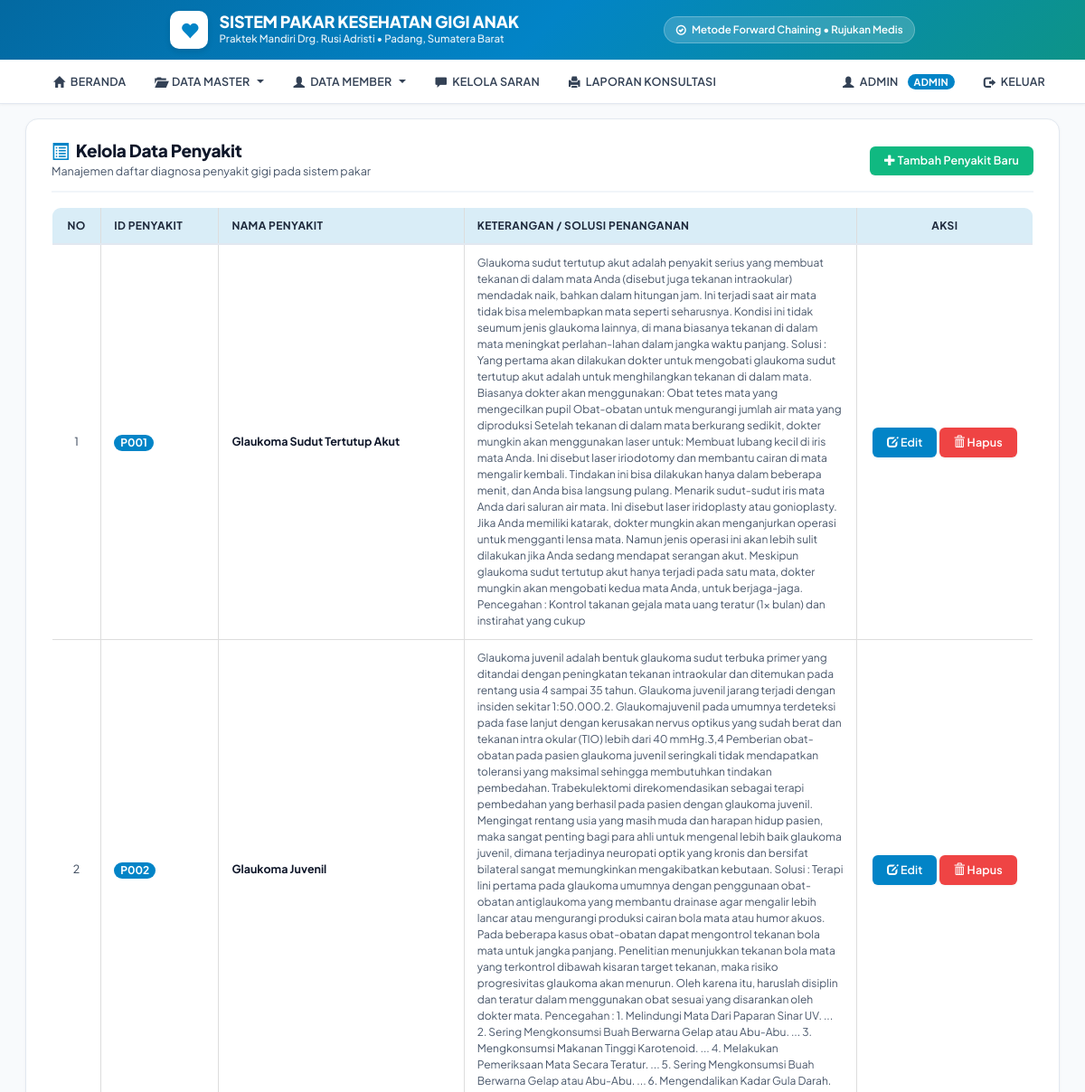
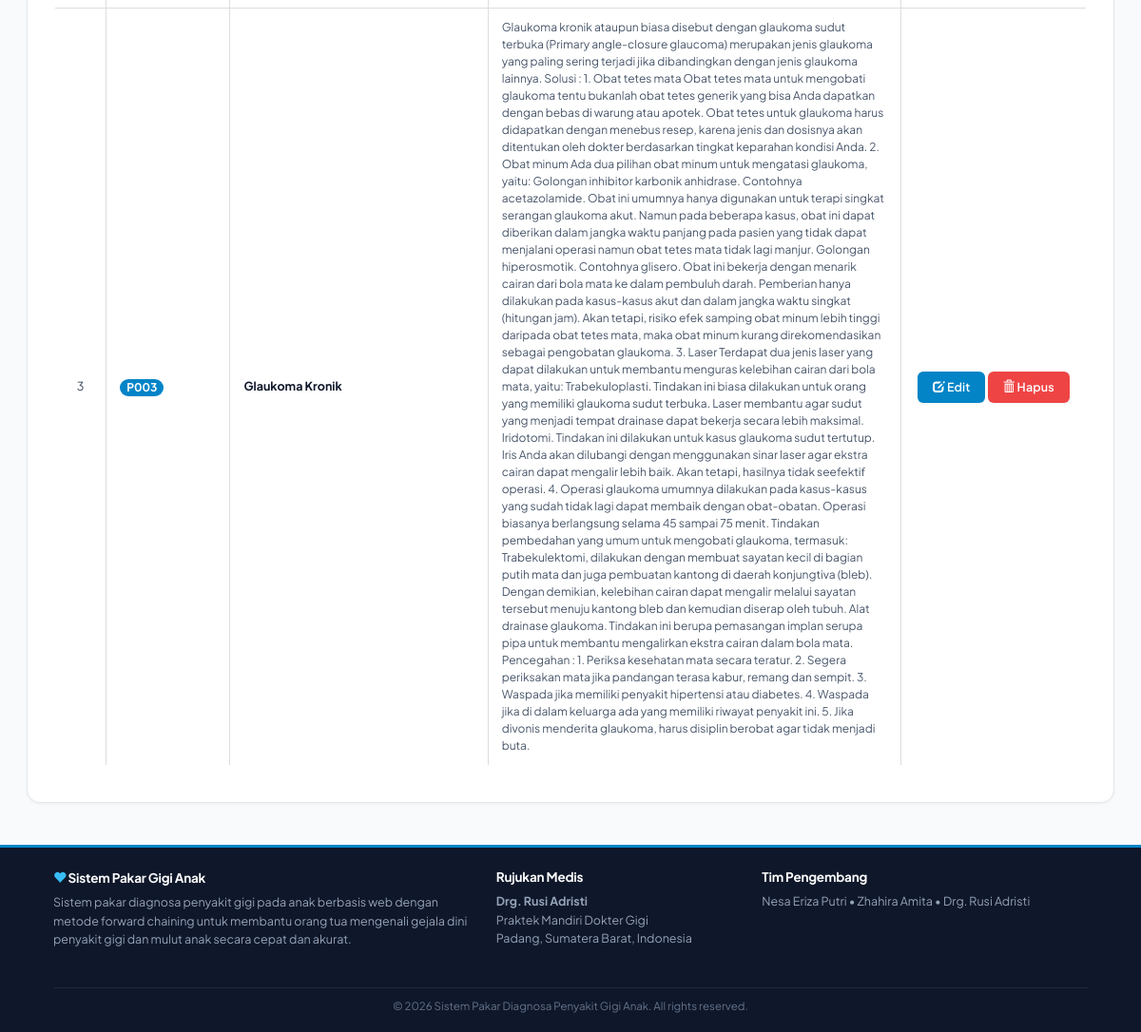
The app's page /kelola_penyakit/penyakit.php (signed in), older data (2 pictures, top to bottom).
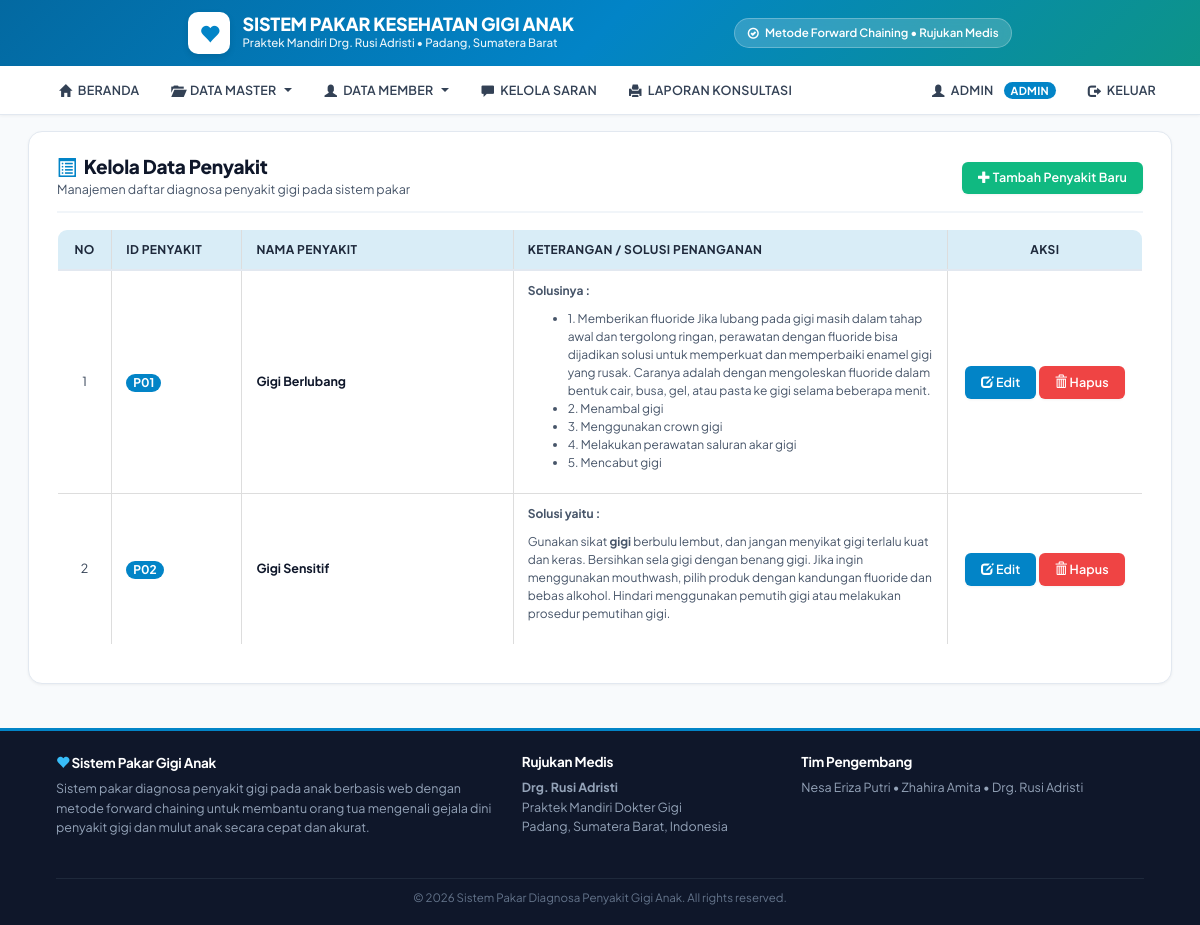
The same page, newer data.
### tables this page shows
CREATE TABLE `penyakit` (
  `id_penyakit` varchar(5) NOT NULL,
  `nm_penyakit` varchar(70) NOT NULL,
  `keterangan` text NOT NULL
);

### kelola_penyakit/penyakit.php (the view, shortened to what this page needs)
<?php
include "../library.php";
?>
<body>
<?php
include "../template/kiri.php";
?>
<div class="page-header-custom">
  <div>
    <h3 class="page-title"><span class="glyphicon glyphicon-list-alt" style="color:var(--primary);"></span> Kelola Data Penyakit</h3>
    <div class="page-subtitle">Manajemen daftar diagnosa penyakit gigi pada sistem pakar</div>
  </div>
  <div>
    <a href="tambah.php" class="btn btn-success">
      <span class="glyphicon glyphicon-plus"></span> Tambah Penyakit Baru
    </a>
  </div>
</div>
<?php
$kueri = mysqli_query($koneksi, "SELECT * FROM penyakit ORDER BY id_penyakit ASC");
$no = 1;
?>
<div class="table-responsive">
  <table class="table table-hover table-bordered">
    <thead>
      <tr class="info">
        <th width="5%" class="text-center">No</th>
        <th width="12%">ID Penyakit</th>
        <th width="25%">Nama Penyakit</th>
        <th>Keterangan / Solusi Penanganan</th>
        <th width="18%" class="text-center">Aksi</th>
      </tr>
    </thead>
    <tbody>
      <?php
      if(mysqli_num_rows($kueri) < 1) {
        echo "<tr><td class='text-center' colspan='5' style='padding:20px;'><strong>Data penyakit kosong...</strong></td></tr>";
      } else {
        while ($isi = mysqli_fetch_array($kueri, MYSQLI_BOTH)){
      ?>
        <tr>
          <td class="text-center"><?php echo $no; ?></td>
          <td><span class="badge" style="background:var(--primary);"><?php echo htmlspecialchars($isi['id_penyakit']); ?></span></td>
          <td><strong style="color:var(--slate-900);"><?php echo htmlspecialchars($isi['nm_penyakit']); ?></strong></td>
          <td style="font-size:12px; color:var(--slate-600); line-height:1.5;">
            <?php echo $isi['keterangan']; ?>
          </td>
          <td class="text-center">
            <a href="edit.php?id_penyakit=<?php echo urlencode($isi['id_penyakit']); ?>" class="btn btn-primary btn-sm">
              <span class="glyphicon glyphicon-edit"></span> Edit
            </a>
            <button type="button" class="btn btn-danger btn-sm" data-toggle="modal" data-target="#konfirmasi<?php echo $isi['id_penyakit']; ?>">
              <span class="glyphicon glyphicon-trash"></span> Hapus
            </button>
          </td>
        </tr>
      <?php
          $no++;
        }
      }
      ?>
    </tbody>
  </table>
</div>
<?php
include "../template/kanan.php";
include "../template/footer.php";
?>

Row changes from the older to the newer data that the page shows:
removed penyakit: id_penyakit "P001", nm_penyakit "Glaukoma Sudut Tertutup Akut", keterangan "Glaukoma sudut tertutup akut adalah penyakit serius yang membuat tekanan di dalam mata Anda (disebut juga tekanan intraokular) mendadak naik, bahkan dalam hitungan jam. Ini terjadi saat air mata tidak bisa melembapkan mata seperti seharusnya. Kondisi ini tidak seumum jenis glaukoma lainnya, di mana biasanya tekanan di dalam mata meningkat perlahan-lahan dalam jangka waktu panjang. Solusi : Yang pertama akan dilakukan dokter untuk mengobati glaukoma sudut tertutup akut adalah untuk menghilangkan tekanan di dalam mata. Biasanya dokter akan menggunakan: Obat tetes mata yang mengecilkan pupil Obat-obatan untuk mengurangi jumlah air mata yang diproduksi Setelah tekanan di dalam mata berkurang…"
removed penyakit: id_penyakit "P002", nm_penyakit "Glaukoma Juvenil", keterangan "Glaukoma juvenil adalah bentuk glaukoma sudut terbuka primer yang ditandai dengan peningkatan tekanan intraokular dan ditemukan pada rentang usia 4 sampai 35 tahun. Glaukoma juvenil jarang terjadi dengan insiden sekitar 1:50.000.2. Glaukomajuvenil pada umumnya terdeteksi pada fase lanjut dengan kerusakan nervus optikus yang sudah berat dan tekanan intra okular (TIO) lebih dari 40 mmHg.3,4 Pemberian obat-obatan pada pasien glaukoma juvenil seringkali tidak mendapatkan toleransi yang maksimal sehingga membutuhkan tindakan pembedahan. Trabekulektomi direkomendasikan sebagai terapi pembedahan yang berhasil pada pasien dengan glaukoma juvenil. Mengingat rentang usia yang masih muda dan harapan…"
removed penyakit: id_penyakit "P003", nm_penyakit "Glaukoma Kronik", keterangan "Glaukoma kronik ataupun biasa disebut dengan glaukoma sudut terbuka (Primary angle-closure glaucoma) merupakan jenis glaukoma yang paling sering terjadi jika dibandingkan dengan jenis glaukoma lainnya. Solusi : 1. Obat tetes mata Obat tetes mata untuk mengobati glaukoma tentu bukanlah obat tetes generik yang bisa Anda dapatkan dengan bebas di warung atau apotek. Obat tetes untuk glaukoma harus didapatkan dengan menebus resep, karena jenis dan dosisnya akan ditentukan oleh dokter berdasarkan tingkat keparahan kondisi Anda. 2. Obat minum Ada dua pilihan obat minum untuk mengatasi glaukoma, yaitu: Golongan inhibitor karbonik anhidrase. Contohnya acetazolamide. Obat ini umumnya hanya digunakan…"
added penyakit: id_penyakit "P01", nm_penyakit "Gigi Berlubang", keterangan "Solusinya : 1. Memberikan fluoride Jika lubang pada gigi masih dalam tahap awal dan tergolong ringan, perawatan dengan fluoride bisa dijadikan solusi untuk memperkuat dan memperbaiki enamel gigi yang rusak. Caranya adalah dengan mengoleskan fluoride dalam bentuk cair, busa, gel, atau pasta ke gigi selama beberapa menit. 2. Menambal gigi 3. Menggunakan crown gigi 4. Melakukan perawatan saluran akar gigi 5. Mencabut gigi"
added penyakit: id_penyakit "P02", nm_penyakit "Gigi Sensitif", keterangan "Solusi yaitu : Gunakan sikat gigi berbulu lembut, dan jangan menyikat gigi terlalu kuat dan keras. Bersihkan sela gigi dengan benang gigi. Jika ingin menggunakan mouthwash, pilih produk dengan kandungan fluoride dan bebas alkohol. Hindari menggunakan pemutih gigi atau melakukan prosedur pemutihan gigi."
